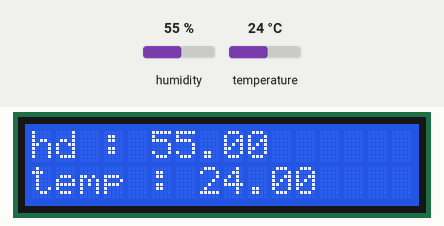
This sketch was run on a simulated Arduino Uno, built with avr-gcc and run on an emulated ATmega328P. On the bench: 16×2 character LCD. The inputs (shaded band) are chosen by the test bench; at power-on: humidity 55 %, temperature 24 °C.

Above: at 1.2 s.
1.3 s: humidity set to 22 %
At 2.9 s:
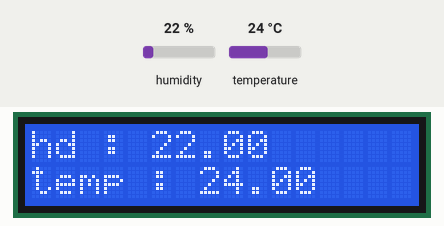
4.0 s: temperature set to 12 °C
At 5.4 s:
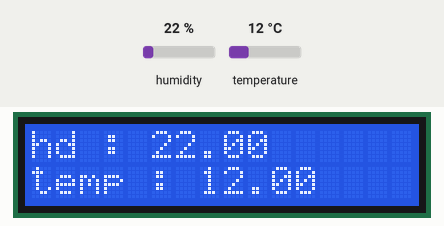
6.7 s: humidity set to 40 %
At 9.1 s:
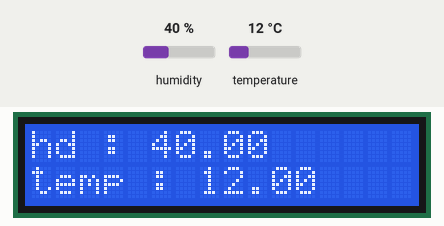
9.6 s: temperature set to 19 °C
At 11.5 s:
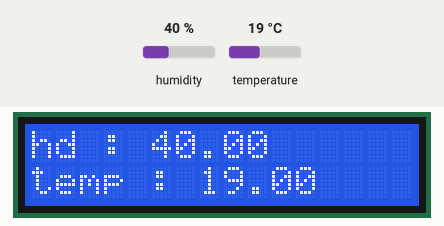
Timing chart, 0 to 13.0 s (numbered marks = the images above; inputs shaded):
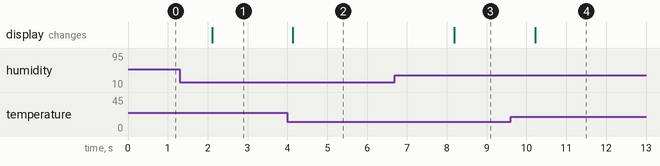

Measured:
- after the input at 1.3 s, the display: changes after 0.81 s (image 1)
- after the input at 4.0 s, the display: changes after 0.14 s (image 2)
- after the input at 6.7 s, the display: changes after 1.5 s (image 3)
- after the input at 9.6 s, the display: changes after 0.62 s (image 4)

The sketch:

scrolldisplayExam2.ino
```cpp
#include <LiquidCrystal.h>
#include "DHT.h"
#define DHTTYPE DHT11
#define DHTPIN A0
DHT mydhtll (DHTPIN,DHTTYPE); //DHT11 객체 생성
LiquidCrystal lcd(12,11,4,5,6,7);
void setup() {
  lcd.begin(16,2);
  mydhtll.begin();
}

void loop() {
  lcd.setCursor(0,0); // 열, 행
  float humidityVal = mydhtll.readHumidity(); // 습도 측정
  float temp_val = mydhtll.readTemperature(); // 섭씨온도측정
  lcd.print("hd : ");
  lcd.print(humidityVal);
  lcd.setCursor(0,1); // 열, 행
  lcd.print("temp : ");
  lcd.print(temp_val);
}
```
